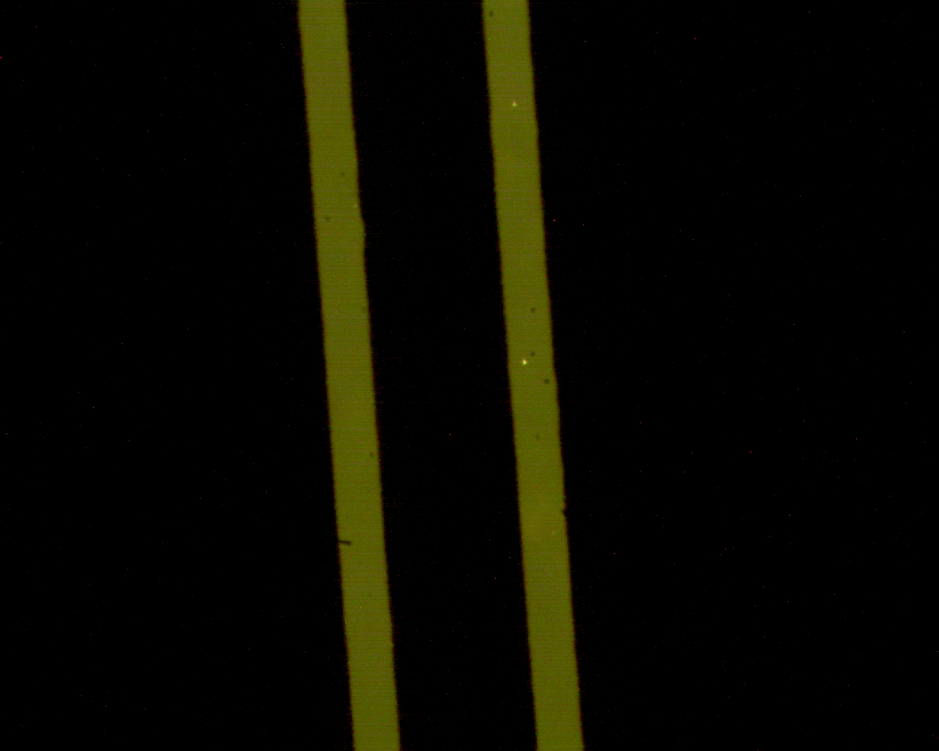
%> input picture rendijas/D_doble.tif, 939 x 751 px, shrunk from 1280 x 1024 before the run
$ octave medir_distancia_rendija.m   (GNU Octave 9; MATLAB toolbox functions it lacks are replaced by stand-ins)
%> lines starting %> are read from the running program, lines starting %| are printed output that depends on the picture; in (x1, y1, x2, y2) boxes, pixels count from 0 and x2, y2 are one past the last pixel; in counts of white or black regions, pixels touching at a corner belong together; the program's own positions count from 1
%pkg load image; Solo para octave
%pkg load signal;

ranura = imread('Caracterización ranuras/D_doble.tif');
%> ranura is the input picture: size 751x939x3 uint8; mean R, G, B 9, 8.8, 0.4
ranura = rgb2gray(ranura(:,:,1:3));
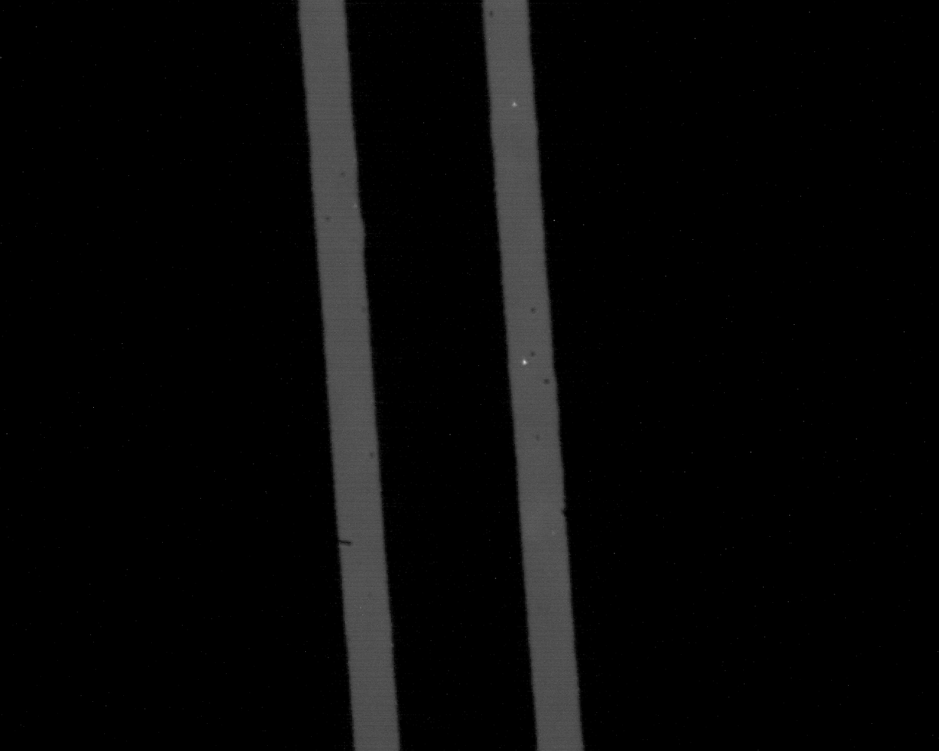
%> ranura: size 751x939 uint8; min 0, max 209, mean 7.9
ranura = im2double(ranura);
%> ranura: size 751x939 double
ranura = imgaussfilt(ranura, 10);
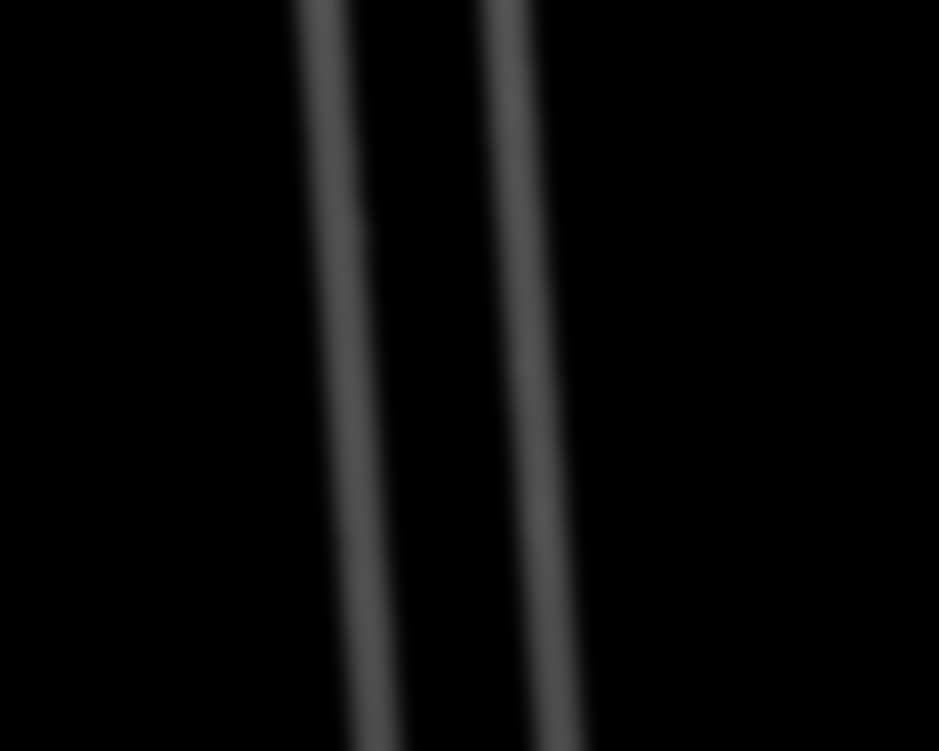
%> ranura: size 751x939 double; min 0, max 0.339, mean 0.0311
threshold = (max(max(ranura))-min(min(ranura)))/10;
%> threshold = 0.0339
mascara = imoverlay(ranura, ranura<threshold, 'black');
mascara = imoverlay(mascara, ranura>threshold, 'white');
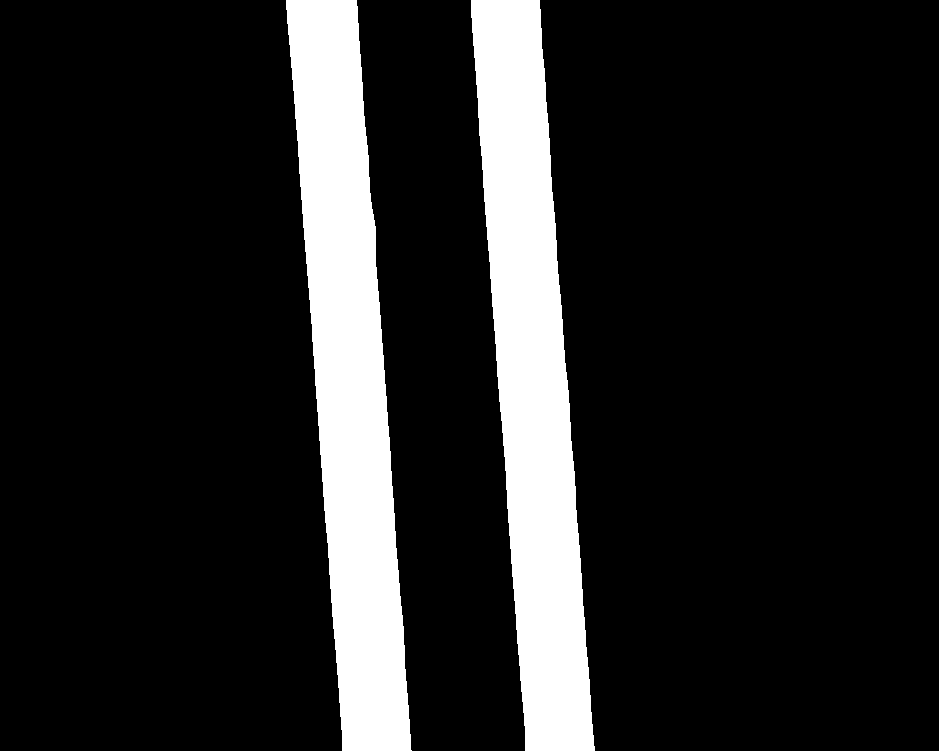
%> mascara: size 751x939x3 uint8; 14.8% white; 2 white regions, box (x1, y1, x2, y2) and area: (286, 0, 412, 751) 52421, (471, 0, 595, 751) 51813

imshow(mascara);
ranura(ranura<threshold) = 0;
ranura(ranura>threshold) = 100;
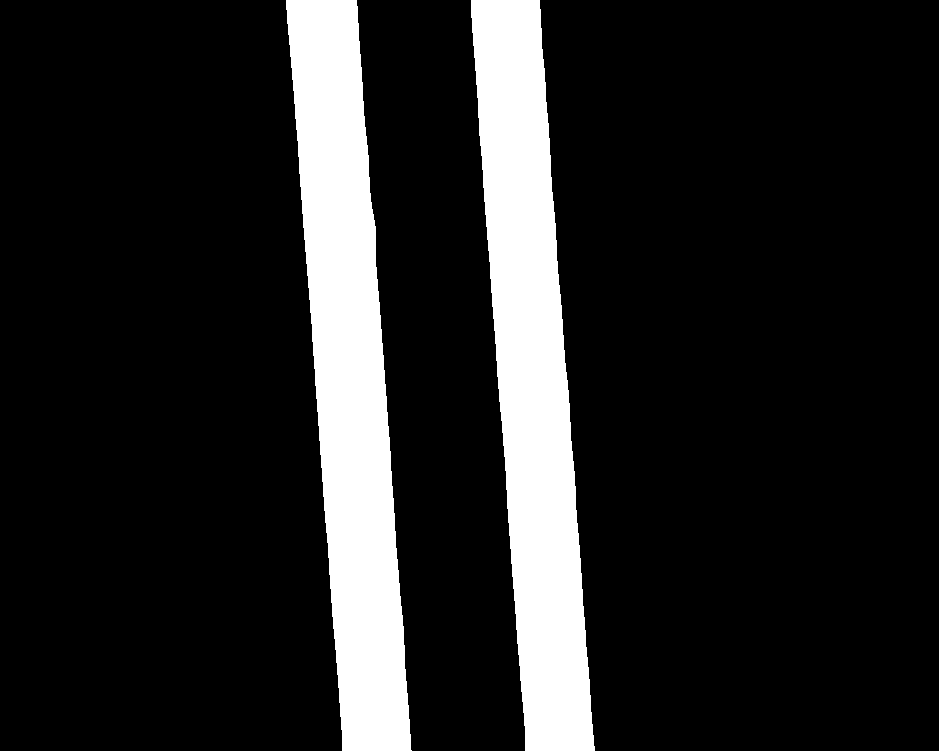
%> ranura: size 751x939 double; values 0 (black) and 100 (white), 14.8% white; 2 white regions, box (x1, y1, x2, y2) and area: (286, 0, 412, 751) 52421, (471, 0, 595, 751) 51813

d_medidas = [];
x_offset = 0;

for i = 1:size(ranura, 1)
    corte_transversal = ranura(i, :);

    % nos aseguramos que siempre sean dos flancos ascendentes y dos
    % descendentes
    flancos = abs(diff(corte_transversal));
    assert(sum(flancos>0)==4);

    x = find(flancos == max(flancos));
    if i == 1
        x_offset = x_offset-x(1);
    elseif i == size(ranura, 1)
        x_offset = x_offset+x(1);
    end

% [7 lines of commented-out code are left out]

    abertura_1 = x(1) + (x(2)-x(1))/2;
    abertura_2 = x(3) + (x(4)-x(3))/2;
    %hold on;
    %handle = plot([abertura_1 abertura_2],[i i], 'r');
    %handle.Color(4) = 0.2; % plot with a little transparency

    d_medidas = [d_medidas (abertura_2 - abertura_1)];
end
%> this loop made 751 passes
%> (x, x_offset, abertura_1, abertura_2, d_medidas) on pass 1: ([286 357 471 540], -286, 321.5, 505.5, 184)
%> (x, abertura_1, abertura_2) on passes 13 to 18: ([287 358 471 541], 322.5, 506), ([287 358 471 541], 322.5, 506), ([287 358 471 541], 322.5, 506), ([287 358 471 541], 322.5, 506), ([287 358 471 541], 322.5, 506), ([287 358 471 541], 322.5, 506)
%> after the loop, d_medidas = 751 values, max 184 at index 1, min 181.5 at index 215, mean 182.7; x_offset = 56
d_medido = mean(d_medidas);
%> d_medido = 182.7
sd = std(d_medidas);
%> sd = 0.553

theta = atan(size(ranura, 1)/x_offset);
%> theta = 1.5
d_real = cos(pi/2-theta)*d_medido;
%> d_real = 182.2
